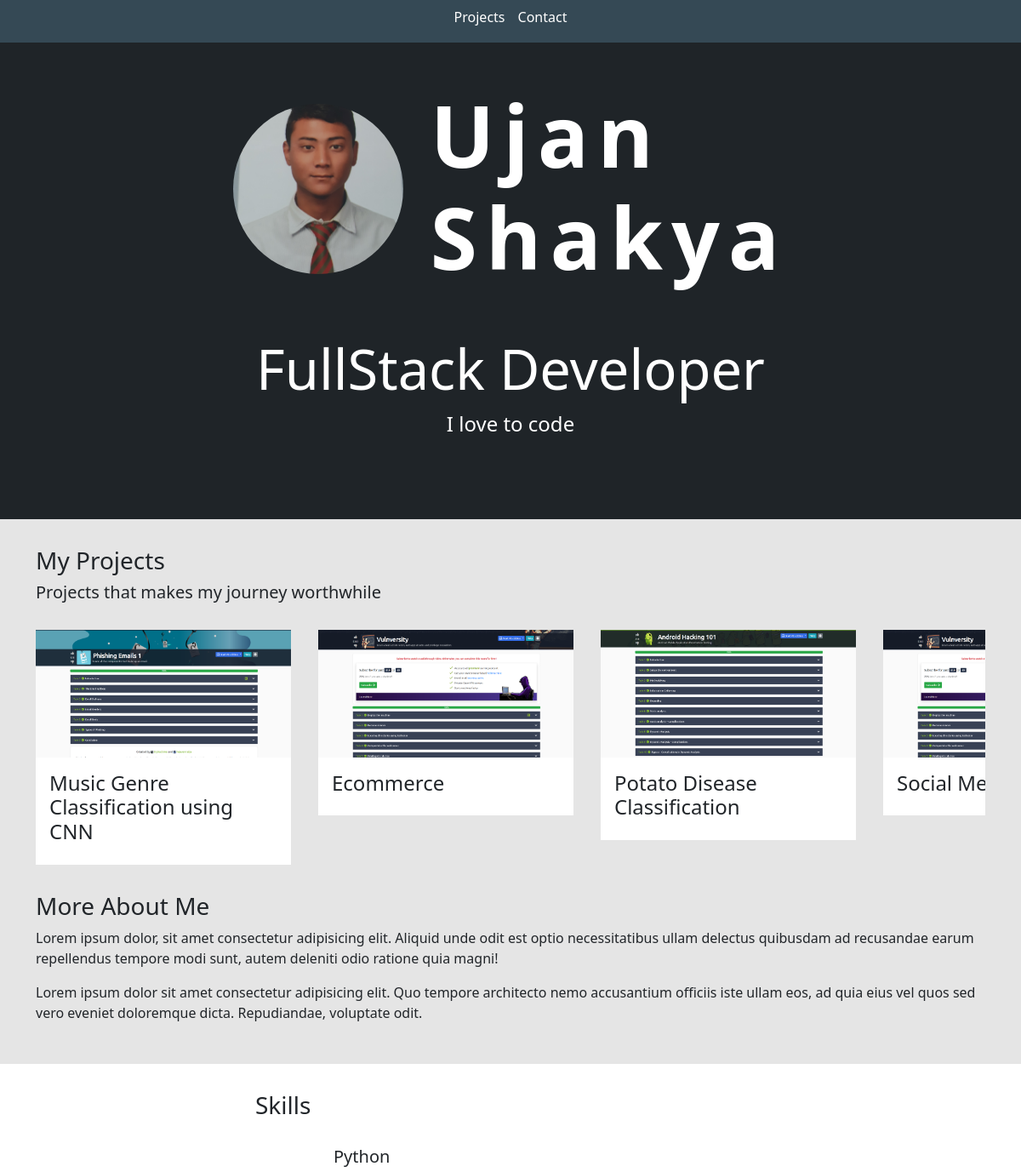
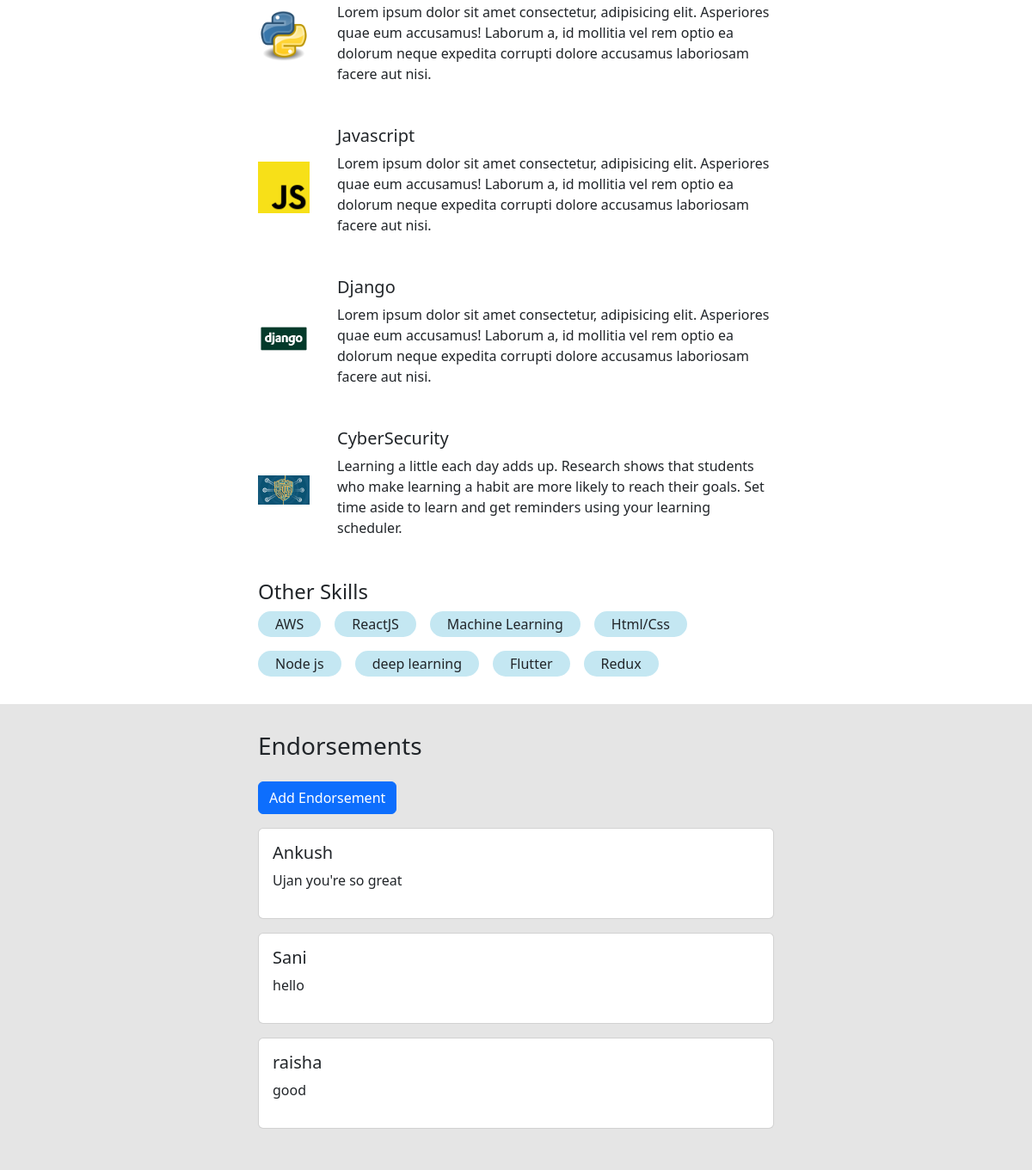
The page / on the database its author committed (2 pictures, top to bottom).
### base/models.py (models this page shows, shortened)
class Project(models.Model):
    title = models.CharField(max_length=200)
    thumbnail = models.ImageField(null=True)
    body = RichTextUploadingField()
    slug = models.SlugField(null=True, blank=True)
    created = models.DateTimeField(auto_now_add=True)
    id = models.UUIDField(
        primary_key=True,
        default=uuid.uuid4,
        unique=True,
        editable=False)

class Skill(models.Model):
    title = models.CharField(max_length=200)
    body = models.TextField(null=True, blank=True)
    logo = models.ImageField(null=True, default='cs.webp')
    created = models.DateTimeField(auto_now_add=True)
    id = models.UUIDField(
        primary_key=True,
        default=uuid.uuid4,
        unique=True,
        editable=False)

class Endorsement(models.Model):
    name = models.CharField(max_length=200, null=True)
    body = models.TextField()
    approved = models.BooleanField(default=False, null=True)
    featured = models.BooleanField(default=False, null=True)

### base/views.py (the view)
# urls.py: path('', views.homePage, name="home"),
def homePage(request):
    projects = Project.objects.all()
    detailedskills = Skill.objects.exclude(body='')
    skills = Skill.objects.filter(body='')
    endorsements = Endorsement.objects.filter(approved=True)
    context = {"projects": projects, "skills": skills,
               "detailedskills": detailedskills, 'endorsements': endorsements}
    return render(request, 'base/home.html', context)

### base/templates/base/home.html (shortened to what this page needs)
{% extends 'base/main.html' %}
{% load static %}
{% block content %}
<section class="hero">
    <div class="hero--content">
        <div class="hero--content--intro">
            <img id="profile_pic" src="{% static 'images/ppphoto.jpg'%}">
            <h1 class="intro--name">Ujan <br> Shakya</h1>
        </div>
        <div class="hero--content--subheadline">
            <h3 class="description">FullStack Developer</h3>
            <p class="slogan">I love to code</p>
        </div>
    </div>
</section>
<section class="container section--2">
    <h3>My Projects</h3>
    <h5>Projects that makes my journey worthwhile</h5>
    <div class="project--wrapper">
        {% for project in projects %}
        <div class="project--column">
            <a href="{% url 'project' project.id%}">
                <img class="project--thumbnail" src="{{project.thumbnail.url}}" />
            </a>
            <div class="project--body">
                <h4>{{project.title}}</h4>
            </div>
        </div>
        {% empty %}
        <h3>There are no projects in the database...</h3>
        {% endfor %}
    </div>
    <div class="about--wrapper">
        <h3>More About Me</h3>
        <p>Lorem ipsum dolor, sit amet consectetur adipisicing elit. Aliquid unde odit est optio necessitatibus
            ullam delectus quibusdam ad recusandae earum repellendus tempore modi sunt, autem deleniti odio
            ratione quia magni!</p>
        <p>Lorem ipsum dolor sit amet consectetur adipisicing elit. Quo tempore architecto nemo accusantium
            officiis iste ullam eos, ad quia eius vel quos sed vero eveniet doloremque dicta. Repudiandae,
            voluptate odit.</p>
    </div>
</section>
<section class="section--1">
    <div class="skills--container">
        <h3>Skills</h3>
        {% for skill in detailedskills %}
        <div class="skill--wrapper">
            {% if skill.logo %}
            <img class="skill-logo" src="{{skill.logo.url}}">
            {% endif %}
            <div>
                <h5>{{skill.title}}</h5>
                <p>{{skill.body}}</p>
            </div>
        </div>
        {% endfor %}
        <h4>Other Skills</h4>
        <div class="other--skills-wrapper">
            {% for skill in skills %}
            <div class="skill--tag">
                <span>{{skill.title}}</span>
            </div>
            {% endfor %}
        </div>
    </div>
</section>
<section class="section--2">
    <div class="skills--container">
        <h3>Endorsements</h3>
        <a class="btn btn-primary my-3" href="{% url 'add-endorsement' %}">Add Endorsement</a>
        {% for i in endorsements %}
        <div class="card" style="margin-bottom: 1em;">
            <div class="card-body">
                <h5>{{i.name}}</h5>
                <p>{{i.body}}</p>
            </div>
        </div>
        {% endfor %}
    </div>
</section>
{% endblock content %}

### static/styles/main.css (style rules this page uses)
body { background-color: #E5E5E5; }
.section--1 { background-color: #fff; padding-top: 2em; padding-bottom: 2em; }
.section--2 { background-color: #E5E5E5; padding-top: 2em; padding-bottom: 2em; }
.hero { background-color: #1F2428; min-height: 70vh; color: #fff; }
#profile_pic { height: 200px; width: 200px; object-fit: cover; border-radius: 50%; }
.hero--content { width: 800px; margin: 0 auto; padding-top: 3em; }
.hero--content--intro { display: flex; color: #fff; align-items: center; gap: 2em; justify-content: center; margin-bottom: 3em; }
.intro--name { font-size: 100px; letter-spacing: .1em; font-weight: 600; }
.description { font-size: 65px; text-align: center; }
.slogan { font-size: 24px; text-align: center; }
.project--wrapper { display: flex; justify-content: flex-start; gap: 2em; margin-top: 2em; margin-bottom: 2em; overflow-x: auto; }
.project--column { min-width: 300px; }
.project--thumbnail { width: 100%; height: 150px; object-fit: cover; }
.project--body { background-color: #fff; padding: 1em; }
.skills--container { width: 600px; margin: 0 auto; }
.skill--wrapper { margin-top: 2em; margin-bottom: 2em; display: flex; gap: 2em; align-items: center; }
.skill-logo { width: 60px; height: 60px; object-fit: contain; }
.skill--tag { background-color: #C4E7F2; width: fit-content; padding: 3px 20px; border-radius: 20px; }

### base/templates/base/home.html (style rules this page uses)
.other--skills-wrapper { display: flex; flex-wrap: wrap; gap: 1em; }

### rows shown on the page
Project: thumbnail (picture), title "Music Genre Classification using CNN"
Project: thumbnail (picture), title "Ecommerce"
Project: thumbnail (picture), title "Potato Disease Classification"
Project: thumbnail (picture), title "Social…"
Skill: logo (picture), title "Python", body "Lorem ipsum dolor sit amet consectetur, adipisicing elit. Asperiores quae eum accusamus! Laborum a, id mollitia vel rem optio ea dolorum neque expedita corrupti dolore accusamus laboriosam facere aut nisi."
Skill: logo (picture), title "Javascript", body "Lorem ipsum dolor sit amet consectetur, adipisicing elit. Asperiores quae eum accusamus! Laborum a, id mollitia vel rem optio ea dolorum neque expedita corrupti dolore accusamus laboriosam facere aut nisi."
Skill: logo (picture), title "Django", body "Lorem ipsum dolor sit amet consectetur, adipisicing elit. Asperiores quae eum accusamus! Laborum a, id mollitia vel rem optio ea dolorum neque expedita corrupti dolore accusamus laboriosam facere aut nisi."
Skill: logo (picture), title "CyberSecurity", body "Learning a little each day adds up. Research shows that students who make learning a habit are more likely to reach their goals. Set time aside to learn and get reminders using your learning scheduler."
Skill: title "AWS"
Skill: title "ReactJS"
Skill: title "Machine Learning"
Skill: title "Html/Css"
Skill: title "Node js"
Skill: title "deep learning"
Skill: title "Flutter"
Skill: title "Redux"
Endorsement: name "Ankush", body "Ujan you're so great"
Endorsement: name "Sani", body "hello"
Endorsement: name "raisha", body "good"
